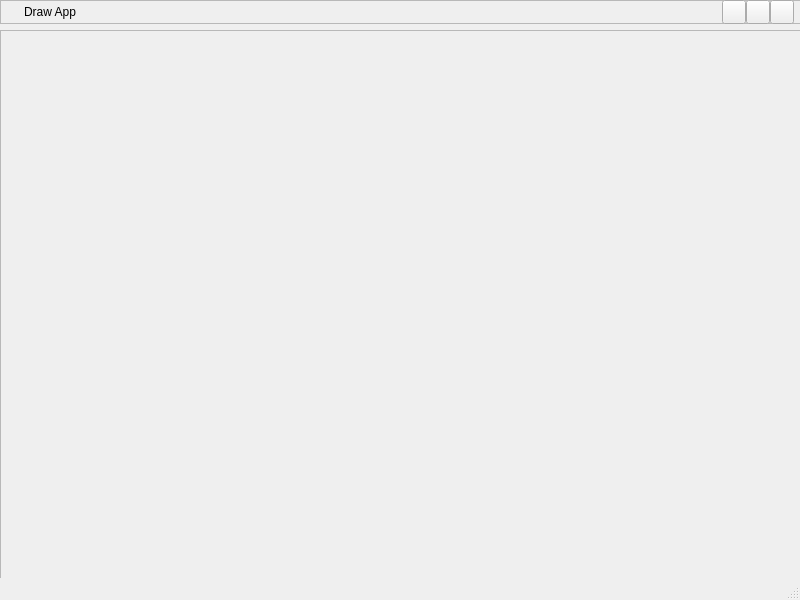
<?xml version="1.0" encoding="UTF-8"?>
<ui version="4.0">
 <class>MainWindow</class>
 <widget class="QMainWindow" name="MainWindow">
  <property name="geometry">
   <rect>
    <x>0</x>
    <y>0</y>
    <width>800</width>
    <height>600</height>
   </rect>
  </property>
  <property name="windowTitle">
   <string>MainWindow</string>
  </property>
  <widget class="QWidget" name="centralwidget">
   <widget class="QFrame" name="title_frame">
    <property name="geometry">
     <rect>
      <x>0</x>
      <y>0</y>
      <width>801</width>
      <height>24</height>
     </rect>
    </property>
    <property name="frameShape">
     <enum>QFrame::Shape::StyledPanel</enum>
    </property>
    <property name="frameShadow">
     <enum>QFrame::Shadow::Raised</enum>
    </property>
    <widget class="QLabel" name="Icon">
     <property name="geometry">
      <rect>
       <x>0</x>
       <y>0</y>
       <width>24</width>
       <height>24</height>
      </rect>
     </property>
     <property name="text">
      <string/>
     </property>
     <property name="pixmap">
      <pixmap>Resources/icons/icon.png</pixmap>
     </property>
     <property name="scaledContents">
      <bool>false</bool>
     </property>
     <property name="alignment">
      <set>Qt::AlignmentFlag::AlignCenter</set>
     </property>
    </widget>
    <widget class="QLabel" name="label_2">
     <property name="geometry">
      <rect>
       <x>24</x>
       <y>0</y>
       <width>101</width>
       <height>24</height>
      </rect>
     </property>
     <property name="text">
      <string>Draw App</string>
     </property>
    </widget>
    <widget class="QPushButton" name="exit_button">
     <property name="geometry">
      <rect>
       <x>770</x>
       <y>0</y>
       <width>24</width>
       <height>24</height>
      </rect>
     </property>
     <property name="text">
      <string/>
     </property>
     <property name="icon">
      <iconset>
       <normaloff>Resources/icons/exit.png</normaloff>Resources/icons/exit.png</iconset>
     </property>
    </widget>
    <widget class="QPushButton" name="fullscreen_button">
     <property name="geometry">
      <rect>
       <x>746</x>
       <y>0</y>
       <width>24</width>
       <height>24</height>
      </rect>
     </property>
     <property name="text">
      <string/>
     </property>
     <property name="icon">
      <iconset>
       <normaloff>Resources/icons/maximise.png</normaloff>Resources/icons/maximise.png</iconset>
     </property>
    </widget>
    <widget class="QPushButton" name="minimise_button">
     <property name="geometry">
      <rect>
       <x>722</x>
       <y>0</y>
       <width>24</width>
       <height>24</height>
      </rect>
     </property>
     <property name="text">
      <string/>
     </property>
     <property name="icon">
      <iconset>
       <normaloff>Resources/icons/minimise.png</normaloff>Resources/icons/minimise.png</iconset>
     </property>
    </widget>
   </widget>
   <widget class="QFrame" name="main_frame">
    <property name="geometry">
     <rect>
      <x>0</x>
      <y>30</y>
      <width>801</width>
      <height>551</height>
     </rect>
    </property>
    <property name="frameShape">
     <enum>QFrame::Shape::StyledPanel</enum>
    </property>
    <property name="frameShadow">
     <enum>QFrame::Shadow::Raised</enum>
    </property>
   </widget>
  </widget>
  <widget class="QStatusBar" name="statusbar"/>
 </widget>
 <resources/>
 <connections/>
</ui>
